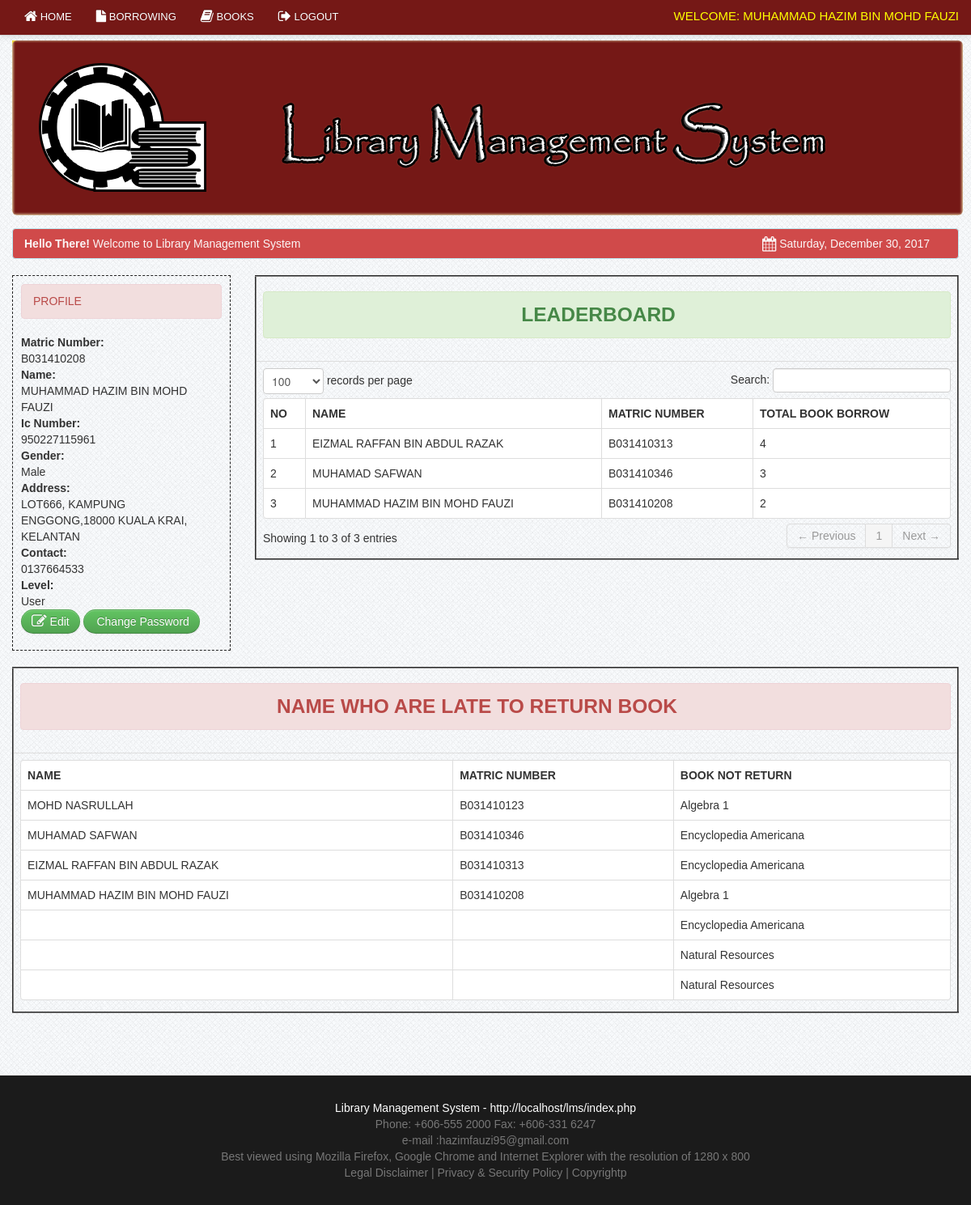
Page /member/student_dashboard.php (signed in) on the committed database.
### tables this page shows
CREATE TABLE `member` (
  `member_id` int(11) NOT NULL,
  `matric_no` varchar(100) NOT NULL,
  `name` varchar(100) NOT NULL,
  `ic_number` varchar(12) NOT NULL,
  `password` varchar(20) NOT NULL,
  `gender` varchar(10) NOT NULL,
  `address` varchar(100) NOT NULL,
  `contact` varchar(100) NOT NULL,
  `year_level` varchar(100) NOT NULL,
  `level` varchar(5) NOT NULL,
  `status` varchar(10) NOT NULL
);

CREATE TABLE `book` (
  `book_id` int(11) NOT NULL,
  `book_title` varchar(100) NOT NULL,
  `category_id` varchar(50) NOT NULL,
  `author` varchar(50) NOT NULL,
  `book_copies` int(11) NOT NULL,
  `book_pub` varchar(100) NOT NULL,
  `publisher_name` varchar(100) NOT NULL,
  `copyright_year` int(11) NOT NULL
);

### member/session.php (called while the page is built, shortened)
<?php
$session_id=$_SESSION['id'];
?>

### member/banned.php (the view)
<div class="life-side-bar">
        <table cellpadding="2" cellspacing="2" border="2" class="table " >
                                <thead>
                                    <tr>
                                    <th><center><h3><div class="alert alert-danger">Name who are late to return book</div></h3></center></th>
                                    </tr>
                                </thead>
	                            <tbody>
                                <td>
<table cellpadding="0" cellspacing="0" border="0" class="table  table-bordered" >
                                <thead>
                                    <tr>
                                        <th>Name</th>
                                        <th>Matric Number</th>
                                        <th>Book Not Return</th>
                                    </tr>
                                </thead>
                                <tbody>
                                  <?php
								  $Today = date('d/m/Y');
								  $user_query=mysql_query("select name,matric_no,	book_title from borrow
                                                            LEFT JOIN member ON borrow.member_id = member.member_id
                                                            LEFT JOIN borrowdetails ON borrow.borrow_id = borrowdetails.borrow_id
                                                            LEFT JOIN book on borrowdetails.book_id =  book.book_id
                                                            WHERE borrow_status != 'returned'
															AND due_date < '$Today'
								  ")or die(mysql_error());
									while($row=mysql_fetch_array($user_query)){ ?>
									<tr>
                                    <td><?php echo $row['name']; ?></td>
                                    <td><?php echo $row['matric_no']; ?></td>
                                    <td><?php echo $row['book_title']; ?></td>
                                    </tr>
									<?php  }  ?>
                                </tbody>
                            </table>
                            </td>
                            </tbody>
                            </table>

### member/student_navbar.php (shortened to what this page needs)
 <div class="navbar navbar-fixed-top navbar-inverse">
       <div class="navbar-inner">
           <div class="container">
               <div class="nav-collapse collapse">
<ul class="nav">
<li><a href="student_dashboard.php"><i class="icon-home icon-large"></i>&nbsp;Home</a></li>
<li><a href="student_view_borrow.php"><i class="icon-file icon-large"></i>&nbsp;Borrowing</a></li>
<li><a href="student_books.php"><i class="icon-book icon-large"></i>&nbsp;Books</a></li>
               <li><a href="logout.php"><i class="icon-signout icon-large"></i>&nbsp;Logout</a></li>
</ul>
 <div class="pull-right">
	<div class="admin">Welcome:
                   <?php
	$query = mysql_query("select name from member where member_id = '$session_id'")or die(mysql_error());
	$row=mysql_fetch_array($query);
	echo $row[0];
	?>
                   </div>
                </div>
               </div>
           </div>
       </div>
   </div>

### member/student_profile.php (shortened to what this page needs)
 <div class="life-side-bar">
    <ul class="nav nav-tabs nav-stacked ">
		<li class="">
		<div class="alert alert-danger">PROFILE</strong></div>
		</li>
           <?php
		     $query=mysql_query("select * from member where member_id='$session_id'")or die(mysql_error());
		     $row=mysql_fetch_array($query); ?>
             <strong>Matric Number:<br /></strong>
             <?php echo $row['matric_no']; ?>
             <strong><br />Name:<br /></strong>
             <?php echo $row['name']; ?>
             <strong><br />Ic Number:<br /></strong>
             <?php echo $row['ic_number']; ?>
             <strong><br />Gender:<br /></strong>
             <?php echo $row['gender']; ?>
             <strong><br />Address:<br /></strong>
             <?php echo $row['address']; ?>
             <strong><br />Contact:<br /></strong>
             <?php echo $row['contact']; ?>
             <strong><br />Level:<br /></strong>
             <?php echo $row['level']; ?>
              <p><a href="student_edit.php" class="btn btn-success"><i class="icon-edit icon-large"></i>&nbsp;Edit</a>
              <a href="studentchange_password.php" class="btn btn-success">&nbsp;Change Password</a></p>
</ul>
</div>

### css/docs.css (style rules this page uses)
body { font-family:'TR Century Gothic',Helvetica,Arial,sans-serif !important; }
.btn { border-radius: 25px !important; }
.alert { text-shadow: none; }
.nav-tabs, .nav-pills { border: 1px dashed #222 !important; padding: 10px; }
th { text-transform:uppercase; }
.nav li a { text-transform:uppercase; }
.admin { color: yellow; font-size: 15px; margin-top: 10px; text-transform: uppercase; }
body { background: url(../img/grid_noise.png); position: relative; }
body > .navbar { font-size: 13px; }

### css/print.css (style rules this page uses)
.navbar { display:none; }
th { text-align:left; }
td { text-align:left; border-top:1px solid; padding:2px; }
.btn { display:none; }
.alert { display:none; }
body { font-family:arial; font-size:13px; }
.nav { display:none; }

### rows in the picture
member: name "MUHAMMAD HAZIM BIN MOHD FAUZI", matric_no "B031410208", ic_number "950227115961", gender "Male", address "LOT666, KAMPUNG ENGGONG,18000 KUALA KRAI, KELANTAN", contact "0137664533", level "User", book.book_title "Algebra 1"
member: name "MOHD NASRULLAH", matric_no "B031410123", book.book_title "Algebra 1"
member: name "MUHAMAD SAFWAN", matric_no "B031410346", book.book_title "Encyclopedia Americana"
member: name "EIZMAL RAFFAN BIN ABDUL RAZAK", matric_no "B031410313", book.book_title "Encyclopedia Americana"
book: book_title "Encyclopedia Americana"
book: book_title "Natural Resources"

### other values in the picture
$name[$i] "EIZMAL RAFFAN BIN ABDUL RAZAK"
$matric_no[$i] "B031410313"
$no_book[$i] "4"
$name[$i] "MUHAMAD SAFWAN"
$matric_no[$i] "B031410346"
$no_book[$i] "3"
$name[$i] "MUHAMMAD HAZIM BIN MOHD FAUZI"
$matric_no[$i] "B031410208"
$no_book[$i] "2"
